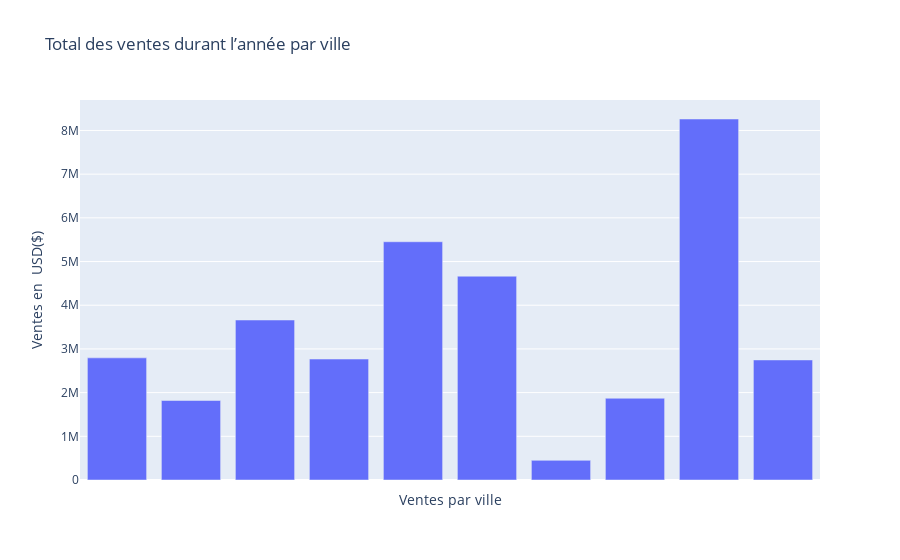

The code cell stored with this chart in its notebook:
### Code cell
best_city = go.Figure(go.Bar(x = city_sales.index, y = city_sales))
best_city.update_layout(showlegend=False, hovermode="x unified", 
                        title = "Total des ventes durant l’année par ville")
best_city.update_yaxes(title= 'Ventes en  USD($)')
best_city.update_xaxes(title= 'Ventes par ville', showticklabels=False)
best_city.show()

### Figure 1 — Plotly figure (JSON) as saved in the notebook; plotly's stock layout.template omitted (floating-point values rounded to 4 significant figures)
{"data": [{"type": "bar", "x": [" Atlanta (GA)", " Austin (TX)", " Boston (MA)", " Dallas (TX)", " Los Angeles (CA)", " New York City (NY)", " Portland (ME)", " Portland (OR)", " San Francisco (CA)", " Seattle (WA)"], "y": [2795000.0, 1820000.0, 3662000.0, 2768000.0, 5453000.0, 4664000.0, 449800.0, 1871000.0, 8262000.0, 2748000.0]}], "layout": {"hovermode": "x unified", "showlegend": false, "title": {"text": "Total des ventes durant l’année par ville"}, "xaxis": {"showticklabels": false, "title": {"text": "Ventes par ville"}}, "yaxis": {"title": {"text": "Ventes en  USD($)"}}}}
